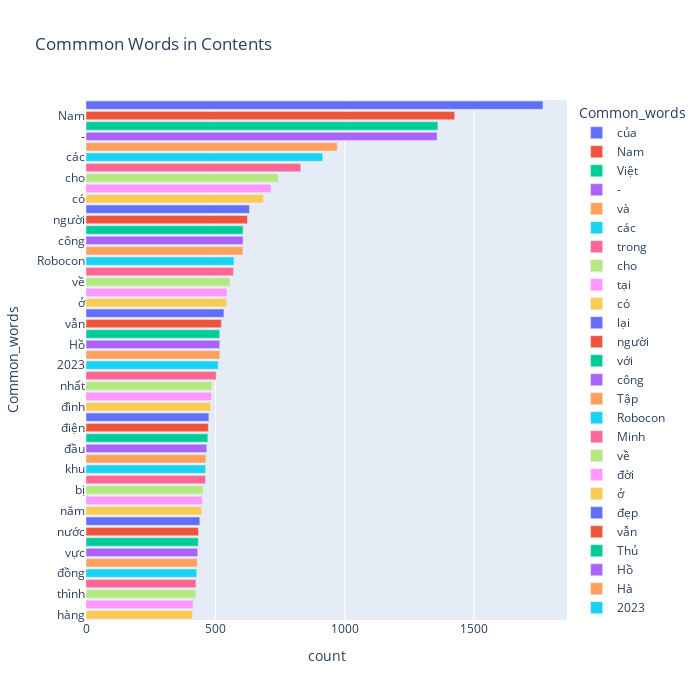

Here is the notebook cell this chart was saved with:
### Code cell
fig = px.bar(top_word, x="count", y="Common_words", title='Commmon Words in Contents', orientation='h', 
             width=700, height=700,color='Common_words')
fig.show()

### Figure 1 — Plotly figure (JSON) as saved in the notebook; plotly's stock layout.template omitted (floating-point values rounded to 4 significant figures)
{"data": [{"alignmentgroup": "True", "hovertemplate": "Common_words=%{y}<br>count=%{x}<extra></extra>", "legendgroup": "của", "marker": {"color": "#636efa", "pattern": {"shape": ""}}, "name": "của", "offsetgroup": "của", "orientation": "h", "showlegend": true, "textposition": "auto", "type": "bar", "x": [1766], "xaxis": "x", "y": ["của"], "yaxis": "y"}, {"alignmentgroup": "True", "hovertemplate": "Common_words=%{y}<br>count=%{x}<extra></extra>", "legendgroup": "Nam", "marker": {"color": "#EF553B", "pattern": {"shape": ""}}, "name": "Nam", "offsetgroup": "Nam", "orientation": "h", "showlegend": true, "textposition": "auto", "type": "bar", "x": [1425], "xaxis": "x", "y": ["Nam"], "yaxis": "y"}, {"alignmentgroup": "True", "hovertemplate": "Common_words=%{y}<br>count=%{x}<extra></extra>", "legendgroup": "Việt", "marker": {"color": "#00cc96", "pattern": {"shape": ""}}, "name": "Việt", "offsetgroup": "Việt", "orientation": "h", "showlegend": true, "textposition": "auto", "type": "bar", "x": [1360], "xaxis": "x", "y": ["Việt"], "yaxis": "y"}, {"alignmentgroup": "True", "hovertemplate": "Common_words=%{y}<br>count=%{x}<extra></extra>", "legendgroup": "-", "marker": {"color": "#ab63fa", "pattern": {"shape": ""}}, "name": "-", "offsetgroup": "-", "orientation": "h", "showlegend": true, "textposition": "auto", "type": "bar", "x": [1357], "xaxis": "x", "y": ["-"], "yaxis": "y"}, {"alignmentgroup": "True", "hovertemplate": "Common_words=%{y}<br>count=%{x}<extra></extra>", "legendgroup": "và", "marker": {"color": "#FFA15A", "pattern": {"shape": ""}}, "name": "và", "offsetgroup": "và", "orientation": "h", "showlegend": true, "textposition": "auto", "type": "bar", "x": [971], "xaxis": "x", "y": ["và"], "yaxis": "y"}, {"alignmentgroup": "True", "hovertemplate": "Common_words=%{y}<br>count=%{x}<extra></extra>", "legendgroup": "các", "marker": {"color": "#19d3f3", "pattern": {"shape": ""}}, "name": "các", "offsetgroup": "các", "orientation": "h", "showlegend": true, "textposition": "auto", "type": "bar", "x": [915], "xaxis": "x", "y": ["các"], "yaxis": "y"}, {"alignmentgroup": "True", "hovertemplate": "Common_words=%{y}<br>count=%{x}<extra></extra>", "legendgroup": "trong", "marker": {"color": "#FF6692", "pattern": {"shape": ""}}, "name": "trong", "offsetgroup": "trong", "orientation": "h", "showlegend": true, "textposition": "auto", "type": "bar", "x": [830], "xaxis": "x", "y": ["trong"], "yaxis": "y"}, {"alignmentgroup": "True", "hovertemplate": "Common_words=%{y}<br>count=%{x}<extra></extra>", "legendgroup": "cho", "marker": {"color": "#B6E880", "pattern": {"shape": ""}}, "name": "cho", "offsetgroup": "cho", "orientation": "h", "showlegend": true, "textposition": "auto", "type": "bar", "x": [743], "xaxis": "x", "y": ["cho"], "yaxis": "y"}, {"alignmentgroup": "True", "hovertemplate": "Common_words=%{y}<br>count=%{x}<extra></extra>", "legendgroup": "tại", "marker": {"color": "#FF97FF", "pattern": {"shape": ""}}, "name": "tại", "offsetgroup": "tại", "orientation": "h", "showlegend": true, "textposition": "auto", "type": "bar", "x": [715], "xaxis": "x", "y": ["tại"], "yaxis": "y"}, {"alignmentgroup": "True", "hovertemplate": "Common_words=%{y}<br>count=%{x}<extra></extra>", "legendgroup": "có", "marker": {"color": "#FECB52", "pattern": {"shape": ""}}, "name": "có", "offsetgroup": "có", "orientation": "h", "showlegend": true, "textposition": "auto", "type": "bar", "x": [686], "xaxis": "x", "y": ["có"], "yaxis": "y"}, {"alignmentgroup": "True", "hovertemplate": "Common_words=%{y}<br>count=%{x}<extra></extra>", "legendgroup": "lại", "marker": {"color": "#636efa", "pattern": {"shape": ""}}, "name": "lại", "offsetgroup": "lại", "orientation": "h", "showlegend": true, "textposition": "auto", "type": "bar", "x": [632], "xaxis": "x", "y": ["lại"], "yaxis": "y"}, {"alignmentgroup": "True", "hovertemplate": "Common_words=%{y}<br>count=%{x}<extra></extra>", "legendgroup": "người", "marker": {"color": "#EF553B", "pattern": {"shape": ""}}, "name": "người", "offsetgroup": "người", "orientation": "h", "showlegend": true, "textposition": "auto", "type": "bar", "x": [624], "xaxis": "x", "y": ["người"], "yaxis": "y"}, {"alignmentgroup": "True", "hovertemplate": "Common_words=%{y}<br>count=%{x}<extra></extra>", "legendgroup": "với", "marker": {"color": "#00cc96", "pattern": {"shape": ""}}, "name": "với", "offsetgroup": "với", "orientation": "h", "showlegend": true, "textposition": "auto", "type": "bar", "x": [607], "xaxis": "x", "y": ["với"], "yaxis": "y"}, {"alignmentgroup": "True", "hovertemplate": "Common_words=%{y}<br>count=%{x}<extra></extra>", "legendgroup": "công", "marker": {"color": "#ab63fa", "pattern": {"shape": ""}}, "name": "công", "offsetgroup": "công", "orientation": "h", "showlegend": true, "textposition": "auto", "type": "bar", "x": [607], "xaxis": "x", "y": ["công"], "yaxis": "y"}, {"alignmentgroup": "True", "hovertemplate": "Common_words=%{y}<br>count=%{x}<extra></extra>", "legendgroup": "Tập", "marker": {"color": "#FFA15A", "pattern": {"shape": ""}}, "name": "Tập", "offsetgroup": "Tập", "orientation": "h", "showlegend": true, "textposition": "auto", "type": "bar", "x": [606], "xaxis": "x", "y": ["Tập"], "yaxis": "y"}, {"alignmentgroup": "True", "hovertemplate": "Common_words=%{y}<br>count=%{x}<extra></extra>", "legendgroup": "Robocon", "marker": {"color": "#19d3f3", "pattern": {"shape": ""}}, "name": "Robocon", "offsetgroup": "Robocon", "orientation": "h", "showlegend": true, "textposition": "auto", "type": "bar", "x": [572], "xaxis": "x", "y": ["Robocon"], "yaxis": "y"}, {"alignmentgroup": "True", "hovertemplate": "Common_words=%{y}<br>count=%{x}<extra></extra>", "legendgroup": "Minh", "marker": {"color": "#FF6692", "pattern": {"shape": ""}}, "name": "Minh", "offsetgroup": "Minh", "orientation": "h", "showlegend": true, "textposition": "auto", "type": "bar", "x": [570], "xaxis": "x", "y": ["Minh"], "yaxis": "y"}, {"alignmentgroup": "True", "hovertemplate": "Common_words=%{y}<br>count=%{x}<extra></extra>", "legendgroup": "về", "marker": {"color": "#B6E880", "pattern": {"shape": ""}}, "name": "về", "offsetgroup": "về", "orientation": "h", "showlegend": true, "textposition": "auto", "type": "bar", "x": [557], "xaxis": "x", "y": ["về"], "yaxis": "y"}, {"alignmentgroup": "True", "hovertemplate": "Common_words=%{y}<br>count=%{x}<extra></extra>", "legendgroup": "đời", "marker": {"color": "#FF97FF", "pattern": {"shape": ""}}, "name": "đời", "offsetgroup": "đời", "orientation": "h", "showlegend": true, "textposition": "auto", "type": "bar", "x": [545], "xaxis": "x", "y": ["đời"], "yaxis": "y"}, {"alignmentgroup": "True", "hovertemplate": "Common_words=%{y}<br>count=%{x}<extra></extra>", "legendgroup": "ở", "marker": {"color": "#FECB52", "pattern": {"shape": ""}}, "name": "ở", "offsetgroup": "ở", "orientation": "h", "showlegend": true, "textposition": "auto", "type": "bar", "x": [543], "xaxis": "x", "y": ["ở"], "yaxis": "y"}, {"alignmentgroup": "True", "hovertemplate": "Common_words=%{y}<br>count=%{x}<extra></extra>", "legendgroup": "đẹp", "marker": {"color": "#636efa", "pattern": {"shape": ""}}, "name": "đẹp", "offsetgroup": "đẹp", "orientation": "h", "showlegend": true, "textposition": "auto", "type": "bar", "x": [533], "xaxis": "x", "y": ["đẹp"], "yaxis": "y"}, {"alignmentgroup": "True", "hovertemplate": "Common_words=%{y}<br>count=%{x}<extra></extra>", "legendgroup": "vẫn", "marker": {"color": "#EF553B", "pattern": {"shape": ""}}, "name": "vẫn", "offsetgroup": "vẫn", "orientation": "h", "showlegend": true, "textposition": "auto", "type": "bar", "x": [523], "xaxis": "x", "y": ["vẫn"], "yaxis": "y"}, {"alignmentgroup": "True", "hovertemplate": "Common_words=%{y}<br>count=%{x}<extra></extra>", "legendgroup": "Thủ", "marker": {"color": "#00cc96", "pattern": {"shape": ""}}, "name": "Thủ", "offsetgroup": "Thủ", "orientation": "h", "showlegend": true, "textposition": "auto", "type": "bar", "x": [517], "xaxis": "x", "y": ["Thủ"], "yaxis": "y"}, {"alignmentgroup": "True", "hovertemplate": "Common_words=%{y}<br>count=%{x}<extra></extra>", "legendgroup": "Hồ", "marker": {"color": "#ab63fa", "pattern": {"shape": ""}}, "name": "Hồ", "offsetgroup": "Hồ", "orientation": "h", "showlegend": true, "textposition": "auto", "type": "bar", "x": [517], "xaxis": "x", "y": ["Hồ"], "yaxis": "y"}, {"alignmentgroup": "True", "hovertemplate": "Common_words=%{y}<br>count=%{x}<extra></extra>", "legendgroup": "Hà", "marker": {"color": "#FFA15A", "pattern": {"shape": ""}}, "name": "Hà", "offsetgroup": "Hà", "orientation": "h", "showlegend": true, "textposition": "auto", "type": "bar", "x": [517], "xaxis": "x", "y": ["Hà"], "yaxis": "y"}, {"alignmentgroup": "True", "hovertemplate": "Common_words=%{y}<br>count=%{x}<extra></extra>", "legendgroup": "2023", "marker": {"color": "#19d3f3", "pattern": {"shape": ""}}, "name": "2023", "offsetgroup": "2023", "orientation": "h", "showlegend": true, "textposition": "auto", "type": "bar", "x": [511], "xaxis": "x", "y": ["2023"], "yaxis": "y"}, {"alignmentgroup": "True", "hovertemplate": "Common_words=%{y}<br>count=%{x}<extra></extra>", "legendgroup": "hội", "marker": {"color": "#FF6692", "pattern": {"shape": ""}}, "name": "hội", "offsetgroup": "hội", "orientation": "h", "showlegend": true, "textposition": "auto", "type": "bar", "x": [503], "xaxis": "x", "y": ["hội"], "yaxis": "y"}, {"alignmentgroup": "True", "hovertemplate": "Common_words=%{y}<br>count=%{x}<extra></extra>", "legendgroup": "nhất", "marker": {"color": "#B6E880", "pattern": {"shape": ""}}, "name": "nhất", "offsetgroup": "nhất", "orientation": "h", "showlegend": true, "textposition": "auto", "type": "bar", "x": [487], "xaxis": "x", "y": ["nhất"], "yaxis": "y"}, {"alignmentgroup": "True", "hovertemplate": "Common_words=%{y}<br>count=%{x}<extra></extra>", "legendgroup": "bất", "marker": {"color": "#FF97FF", "pattern": {"shape": ""}}, "name": "bất", "offsetgroup": "bất", "orientation": "h", "showlegend": true, "textposition": "auto", "type": "bar", "x": [485], "xaxis": "x", "y": ["bất"], "yaxis": "y"}, {"alignmentgroup": "True", "hovertemplate": "Common_words=%{y}<br>count=%{x}<extra></extra>", "legendgroup": "đình", "marker": {"color": "#FECB52", "pattern": {"shape": ""}}, "name": "đình", "offsetgroup": "đình", "orientation": "h", "showlegend": true, "textposition": "auto", "type": "bar", "x": [482], "xaxis": "x", "y": ["đình"], "yaxis": "y"}, {"alignmentgroup": "True", "hovertemplate": "Common_words=%{y}<br>count=%{x}<extra></extra>", "legendgroup": "động", "marker": {"color": "#636efa", "pattern": {"shape": ""}}, "name": "động", "offsetgroup": "động", "orientation": "h", "showlegend": true, "textposition": "auto", "type": "bar", "x": [475], "xaxis": "x", "y": ["động"], "yaxis": "y"}, {"alignmentgroup": "True", "hovertemplate": "Common_words=%{y}<br>count=%{x}<extra></extra>", "legendgroup": "điện", "marker": {"color": "#EF553B", "pattern": {"shape": ""}}, "name": "điện", "offsetgroup": "điện", "orientation": "h", "showlegend": true, "textposition": "auto", "type": "bar", "x": [473], "xaxis": "x", "y": ["điện"], "yaxis": "y"}, {"alignmentgroup": "True", "hovertemplate": "Common_words=%{y}<br>count=%{x}<extra></extra>", "legendgroup": "mình", "marker": {"color": "#00cc96", "pattern": {"shape": ""}}, "name": "mình", "offsetgroup": "mình", "orientation": "h", "showlegend": true, "textposition": "auto", "type": "bar", "x": [471], "xaxis": "x", "y": ["mình"], "yaxis": "y"}, {"alignmentgroup": "True", "hovertemplate": "Common_words=%{y}<br>count=%{x}<extra></extra>", "legendgroup": "đầu", "marker": {"color": "#ab63fa", "pattern": {"shape": ""}}, "name": "đầu", "offsetgroup": "đầu", "orientation": "h", "showlegend": true, "textposition": "auto", "type": "bar", "x": [467], "xaxis": "x", "y": ["đầu"], "yaxis": "y"}, {"alignmentgroup": "True", "hovertemplate": "Common_words=%{y}<br>count=%{x}<extra></extra>", "legendgroup": "sao", "marker": {"color": "#FFA15A", "pattern": {"shape": ""}}, "name": "sao", "offsetgroup": "sao", "orientation": "h", "showlegend": true, "textposition": "auto", "type": "bar", "x": [463], "xaxis": "x", "y": ["sao"], "yaxis": "y"}, {"alignmentgroup": "True", "hovertemplate": "Common_words=%{y}<br>count=%{x}<extra></extra>", "legendgroup": "khu", "marker": {"color": "#19d3f3", "pattern": {"shape": ""}}, "name": "khu", "offsetgroup": "khu", "orientation": "h", "showlegend": true, "textposition": "auto", "type": "bar", "x": [462], "xaxis": "x", "y": ["khu"], "yaxis": "y"}, {"alignmentgroup": "True", "hovertemplate": "Common_words=%{y}<br>count=%{x}<extra></extra>", "legendgroup": "vòng", "marker": {"color": "#FF6692", "pattern": {"shape": ""}}, "name": "vòng", "offsetgroup": "vòng", "orientation": "h", "showlegend": true, "textposition": "auto", "type": "bar", "x": [462], "xaxis": "x", "y": ["vòng"], "yaxis": "y"}, {"alignmentgroup": "True", "hovertemplate": "Common_words=%{y}<br>count=%{x}<extra></extra>", "legendgroup": "bị", "marker": {"color": "#B6E880", "pattern": {"shape": ""}}, "name": "bị", "offsetgroup": "bị", "orientation": "h", "showlegend": true, "textposition": "auto", "type": "bar", "x": [453], "xaxis": "x", "y": ["bị"], "yaxis": "y"}, {"alignmentgroup": "True", "hovertemplate": "Common_words=%{y}<br>count=%{x}<extra></extra>", "legendgroup": "tăng", "marker": {"color": "#FF97FF", "pattern": {"shape": ""}}, "name": "tăng", "offsetgroup": "tăng", "orientation": "h", "showlegend": true, "textposition": "auto", "type": "bar", "x": [450], "xaxis": "x", "y": ["tăng"], "yaxis": "y"}, {"alignmentgroup": "True", "hovertemplate": "Common_words=%{y}<br>count=%{x}<extra></extra>", "legendgroup": "năm", "marker": {"color": "#FECB52", "pattern": {"shape": ""}}, "name": "năm", "offsetgroup": "năm", "orientation": "h", "showlegend": true, "textposition": "auto", "type": "bar", "x": [448], "xaxis": "x", "y": ["năm"], "yaxis": "y"}, {"alignmentgroup": "True", "hovertemplate": "Common_words=%{y}<br>count=%{x}<extra></extra>", "legendgroup": "Quốc", "marker": {"color": "#636efa", "pattern": {"shape": ""}}, "name": "Quốc", "offsetgroup": "Quốc", "orientation": "h", "showlegend": true, "textposition": "auto", "type": "bar", "x": [440], "xaxis": "x", "y": ["Quốc"], "yaxis": "y"}, {"alignmentgroup": "True", "hovertemplate": "Common_words=%{y}<br>count=%{x}<extra></extra>", "legendgroup": "nước", "marker": {"color": "#EF553B", "pattern": {"shape": ""}}, "name": "nước", "offsetgroup": "nước", "orientation": "h", "showlegend": true, "textposition": "auto", "type": "bar", "x": [435], "xaxis": "x", "y": ["nước"], "yaxis": "y"}, {"alignmentgroup": "True", "hovertemplate": "Common_words=%{y}<br>count=%{x}<extra></extra>", "legendgroup": "vui", "marker": {"color": "#00cc96", "pattern": {"shape": ""}}, "name": "vui", "offsetgroup": "vui", "orientation": "h", "showlegend": true, "textposition": "auto", "type": "bar", "x": [434], "xaxis": "x", "y": ["vui"], "yaxis": "y"}, {"alignmentgroup": "True", "hovertemplate": "Common_words=%{y}<br>count=%{x}<extra></extra>", "legendgroup": "vực", "marker": {"color": "#ab63fa", "pattern": {"shape": ""}}, "name": "vực", "offsetgroup": "vực", "orientation": "h", "showlegend": true, "textposition": "auto", "type": "bar", "x": [432], "xaxis": "x", "y": ["vực"], "yaxis": "y"}, {"alignmentgroup": "True", "hovertemplate": "Common_words=%{y}<br>count=%{x}<extra></extra>", "legendgroup": "được", "marker": {"color": "#FFA15A", "pattern": {"shape": ""}}, "name": "được", "offsetgroup": "được", "orientation": "h", "showlegend": true, "textposition": "auto", "type": "bar", "x": [430], "xaxis": "x", "y": ["được"], "yaxis": "y"}, {"alignmentgroup": "True", "hovertemplate": "Common_words=%{y}<br>count=%{x}<extra></extra>", "legendgroup": "đồng", "marker": {"color": "#19d3f3", "pattern": {"shape": ""}}, "name": "đồng", "offsetgroup": "đồng", "orientation": "h", "showlegend": true, "textposition": "auto", "type": "bar", "x": [428], "xaxis": "x", "y": ["đồng"], "yaxis": "y"}, {"alignmentgroup": "True", "hovertemplate": "Common_words=%{y}<br>count=%{x}<extra></extra>", "legendgroup": "không", "marker": {"color": "#FF6692", "pattern": {"shape": ""}}, "name": "không", "offsetgroup": "không", "orientation": "h", "showlegend": true, "textposition": "auto", "type": "bar", "x": [425], "xaxis": "x", "y": ["không"], "yaxis": "y"}, {"alignmentgroup": "True", "hovertemplate": "Common_words=%{y}<br>count=%{x}<extra></extra>", "legendgroup": "thình", "marker": {"color": "#B6E880", "pattern": {"shape": ""}}, "name": "thình", "offsetgroup": "thình", "orientation": "h", "showlegend": true, "textposition": "auto", "type": "bar", "x": [424], "xaxis": "x", "y": ["thình"], "yaxis": "y"}, {"alignmentgroup": "True", "hovertemplate": "Common_words=%{y}<br>count=%{x}<extra></extra>", "legendgroup": "Cuộc", "marker": {"color": "#FF97FF", "pattern": {"shape": ""}}, "name": "Cuộc", "offsetgroup": "Cuộc", "orientation": "h", "showlegend": true, "textposition": "auto", "type": "bar", "x": [414], "xaxis": "x", "y": ["Cuộc"], "yaxis": "y"}, {"alignmentgroup": "True", "hovertemplate": "Common_words=%{y}<br>count=%{x}<extra></extra>", "legendgroup": "hàng", "marker": {"color": "#FECB52", "pattern": {"shape": ""}}, "name": "hàng", "offsetgroup": "hàng", "orientation": "h", "showlegend": true, "textposition": "auto", "type": "bar", "x": [411], "xaxis": "x", "y": ["hàng"], "yaxis": "y"}], "layout": {"barmode": "relative", "height": 700, "legend": {"title": {"text": "Common_words"}, "tracegroupgap": 0}, "title": {"text": "Commmon Words in Contents"}, "width": 700, "xaxis": {"anchor": "y", "domain": [0, 1], "title": {"text": "count"}}, "yaxis": {"anchor": "x", "categoryarray": ["hàng", "Cuộc", "thình", "không", "đồng", "được", "vực", "vui", "nước", "Quốc", "năm", "tăng", "bị", "vòng", "khu", "sao", "đầu", "mình", "điện", "động", "đình", "bất", "nhất", "hội", "2023", "Hà", "Hồ", "Thủ", "vẫn", "đẹp", "ở", "đời", "về", "Minh", "Robocon", "Tập", "công", "với", "người", "lại", "có", "tại", "cho", "trong", "các", "và", "-", "Việt", "Nam", "của"], "categoryorder": "array", "domain": [0, 1], "title": {"text": "Common_words"}}}}
